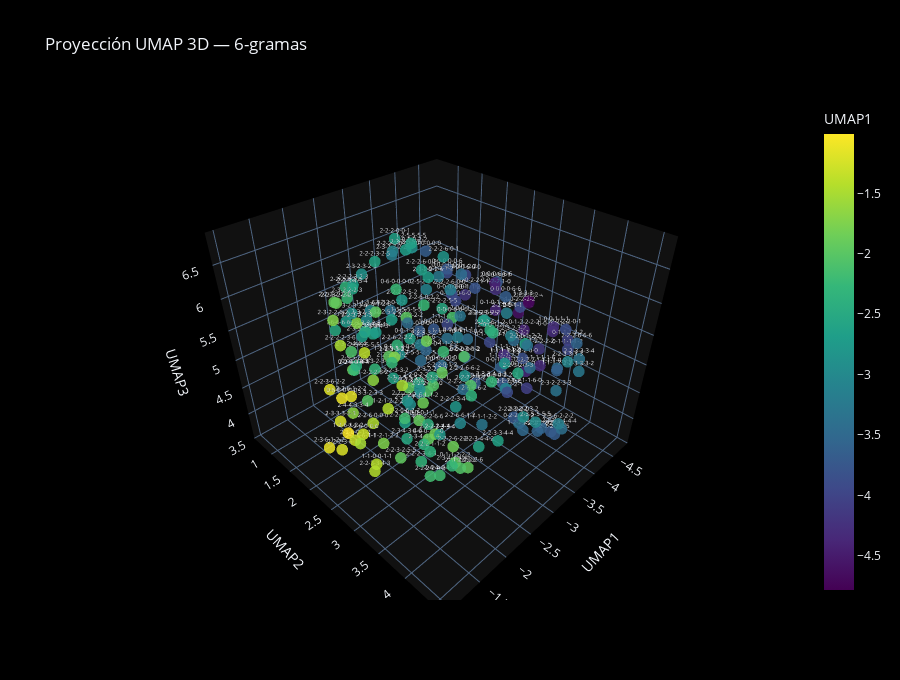
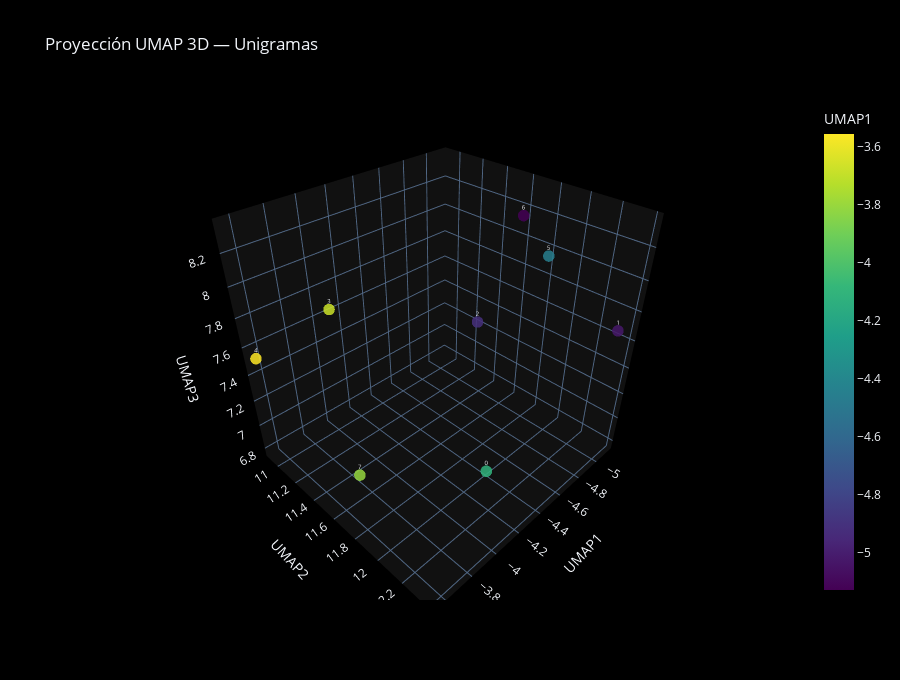

Notebook code cell kept with these figures, in order:
### Markdown cell above
## 15. Visualización interactiva 3D con UMAP

### Code cell
# Visualiza embeddings en 3D con UMAP + Plotly

def proyectar_umap_3d_interactivo(embeddings, titulo, max_tokens=200, n_vecinos=15, min_distancia=0.1):
    """Proyecta embeddings en 3D con UMAP y visualiza con Plotly Scatter3D."""
    if embeddings is None or len(embeddings) == 0:
        print(f"No hay embeddings disponibles para {titulo}.")
        return
    if max_tokens is None or max_tokens <= 0:
        tokens = list(embeddings.keys())
    else:
        tokens = list(embeddings.keys())[:max_tokens]
    if not tokens:
        print(f"No hay tokens para proyectar en {titulo}.")
        return
    matriz = np.stack([embeddings[token] for token in tokens])
    reductor = UMAP(
        n_components=3,
        n_neighbors=n_vecinos,
        min_dist=min_distancia,
        metric="cosine",
        random_state=42
    )
    proyeccion = reductor.fit_transform(matriz)

    datos = pd.DataFrame({
        "token": tokens,
        "UMAP1": proyeccion[:, 0],
        "UMAP2": proyeccion[:, 1],
        "UMAP3": proyeccion[:, 2]
    })
    fig = px.scatter_3d(
        datos,
        x="UMAP1",
        y="UMAP2",
        z="UMAP3",
        color="UMAP1",
        color_continuous_scale="Viridis",
        text="token",
        hover_name="token",
        title=f"Proyección UMAP 3D — {titulo}"
    )
    fig.update_traces(marker=dict(size=4, opacity=0.85), textposition="top center", textfont=dict(size=6))
    fig.update_layout(
        template="plotly_dark",
        width=900,
        height=680,
        paper_bgcolor="black",
        scene=dict(
            bgcolor="black",
            xaxis_title="UMAP1",
            yaxis_title="UMAP2",
            zaxis_title="UMAP3"
        ),
        showlegend=False,
        coloraxis_colorbar=dict(title="UMAP1")
    )
    fig.show()

proyectar_umap_3d_interactivo(embeddings_6g, "6-gramas", max_tokens=200)
proyectar_umap_3d_interactivo(embeddings_1g, "Unigramas", max_tokens=len(embeddings_1g) if embeddings_1g else 0)

### Figure 1 — Plotly figure (JSON) as saved in the notebook; plotly's stock layout.template omitted (floating-point values rounded to 4 significant figures; data arrays with more than 128 entries replaced by an {"elided": "..."} marker saying what was removed)
{"data": [{"hovertemplate": "<b>%{hovertext}</b><br><br>UMAP1=%{marker.color}<br>UMAP2=%{y}<br>UMAP3=%{z}<br>token=%{text}<extra></extra>", "hovertext": {"elided": "200 str values"}, "legendgroup": "", "marker": {"color": {"elided": "200 float values"}, "coloraxis": "coloraxis", "opacity": 0.85, "size": 4, "symbol": "circle"}, "mode": "markers+text", "name": "", "scene": "scene", "showlegend": false, "text": {"elided": "200 str values"}, "textfont": {"size": 6}, "textposition": "top center", "type": "scatter3d", "x": {"elided": "200 float values"}, "y": {"elided": "200 float values"}, "z": {"elided": "200 float values"}}], "layout": {"coloraxis": {"colorbar": {"title": {"text": "UMAP1"}}, "colorscale": [[0, "#440154"], [0.1111, "#482878"], [0.2222, "#3e4989"], [0.3333, "#31688e"], [0.4444, "#26828e"], [0.5556, "#1f9e89"], [0.6667, "#35b779"], [0.7778, "#6ece58"], [0.8889, "#b5de2b"], [1, "#fde725"]]}, "height": 680, "legend": {"tracegroupgap": 0}, "paper_bgcolor": "black", "scene": {"bgcolor": "black", "domain": {"x": [0, 1], "y": [0, 1]}, "xaxis": {"title": {"text": "UMAP1"}}, "yaxis": {"title": {"text": "UMAP2"}}, "zaxis": {"title": {"text": "UMAP3"}}}, "showlegend": false, "title": {"text": "Proyección UMAP 3D — 6-gramas"}, "width": 900}}

### Figure 2 — Plotly figure (JSON) as saved in the notebook; plotly's stock layout.template omitted (floating-point values rounded to 4 significant figures)
{"data": [{"hovertemplate": "<b>%{hovertext}</b><br><br>UMAP1=%{marker.color}<br>UMAP2=%{y}<br>UMAP3=%{z}<br>token=%{text}<extra></extra>", "hovertext": ["0", "1", "2", "3", "4", "5", "6", "7"], "legendgroup": "", "marker": {"color": [-4.114, -5.023, -4.914, -3.679, -3.556, -4.448, -5.127, -3.808], "coloraxis": "coloraxis", "opacity": 0.85, "size": 4, "symbol": "circle"}, "mode": "markers+text", "name": "", "scene": "scene", "showlegend": false, "text": ["0", "1", "2", "3", "4", "5", "6", "7"], "textfont": {"size": 6}, "textposition": "top center", "type": "scatter3d", "x": [-4.114, -5.023, -4.914, -3.679, -3.556, -4.448, -5.127, -3.808], "y": [12.24, 12.39, 11.44, 11.56, 10.91, 12.26, 11.59, 11.47], "z": [7.155, 7.722, 7.399, 8.084, 7.523, 8.343, 8.143, 6.778]}], "layout": {"coloraxis": {"colorbar": {"title": {"text": "UMAP1"}}, "colorscale": [[0, "#440154"], [0.1111, "#482878"], [0.2222, "#3e4989"], [0.3333, "#31688e"], [0.4444, "#26828e"], [0.5556, "#1f9e89"], [0.6667, "#35b779"], [0.7778, "#6ece58"], [0.8889, "#b5de2b"], [1, "#fde725"]]}, "height": 680, "legend": {"tracegroupgap": 0}, "paper_bgcolor": "black", "scene": {"bgcolor": "black", "domain": {"x": [0, 1], "y": [0, 1]}, "xaxis": {"title": {"text": "UMAP1"}}, "yaxis": {"title": {"text": "UMAP2"}}, "zaxis": {"title": {"text": "UMAP3"}}}, "showlegend": false, "title": {"text": "Proyección UMAP 3D — Unigramas"}, "width": 900}}
